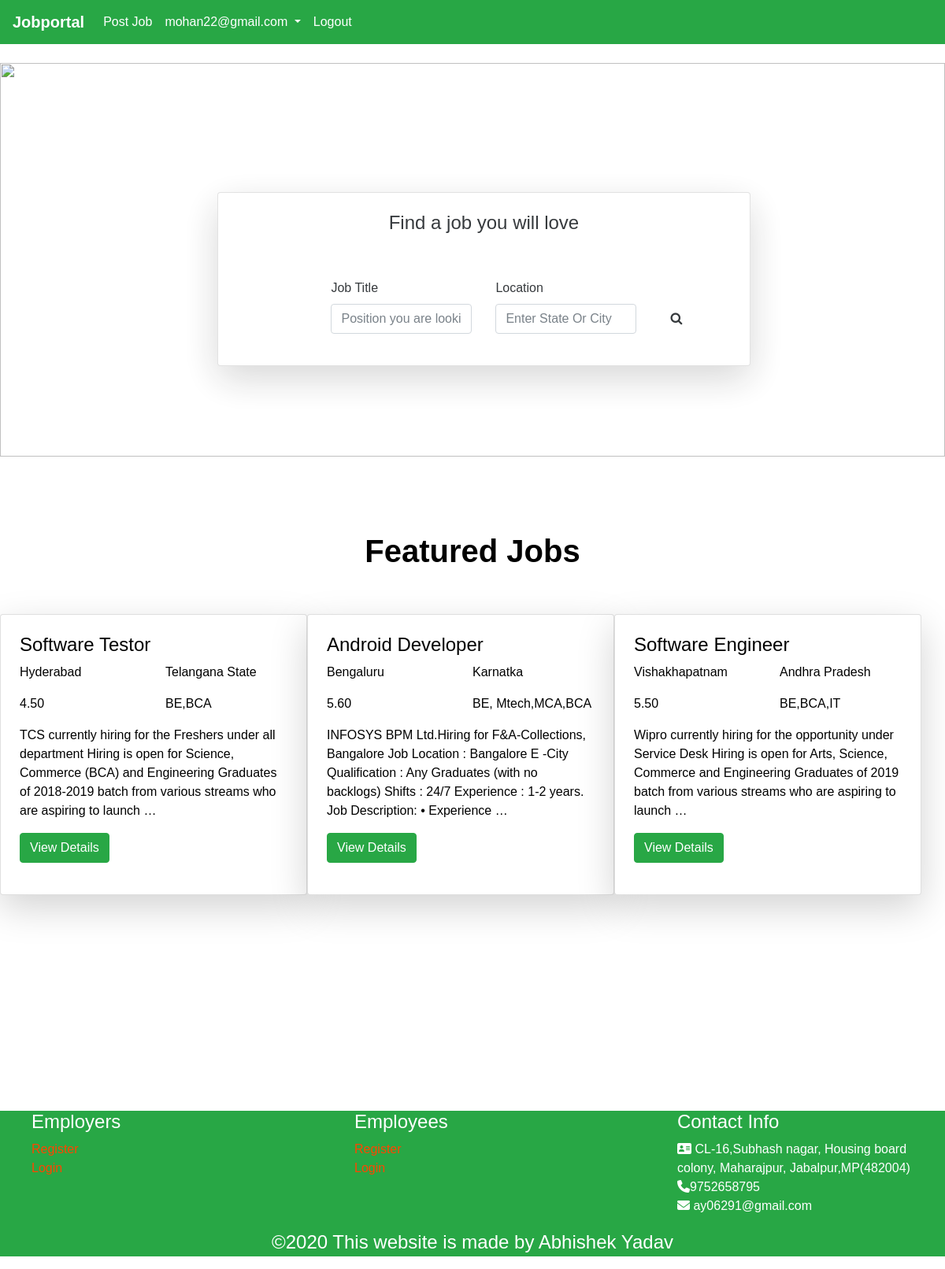
The app's page / (signed in) with its own data.
### Webapp/models.py (models this page shows, shortened)
class Job_Postings(models.Model):
    companyname = models.CharField(max_length=30)
    country = models.CharField(max_length=30)
    pincode = models.IntegerField()
    city = models.CharField(max_length=20)
    state = models.CharField(max_length=30)
    address = models.CharField(max_length=40)
    vacancyname = models.CharField(max_length=90)
    vacancytype = models.CharField(max_length=100)
    salary = models.DecimalField(max_digits=10,decimal_places=2)
    qualification = models.CharField(max_length=15)
    aboutjob = models.TextField(max_length=220)
    postedby = models.CharField(max_length=30)
    vacancy =  models.CharField(max_length=40)

### Webapp/views.py (the view)
# urls.py: path('',views.ViewJobs),
def ViewJobs(request):
   show = Job_Postings.objects.all()
   context = {'show':show}
   return render(request, 'MyApp/home.html', context)

### template/MyApp/home.html (shortened to what this page needs)
<!DOCTYPE html>
{% extends 'MyApp/base.html' %}
{% block body_block %}
<div class="image" style="position:relative;">
</div>
<div class="card shadow-lg p-4 mb-4" style="opacity:0.9;position:absolute;margin-top:-28%;margin-left:23%">
  <section class="job-form-section job-form-section--compressed" >
        <div class="container">
            <center>  <h4 class="heading">Find a <span class="accent">job </span> you will <span class="accent">love</span></h4></center><br><br>
            <form action="/searchjob/" method="post"  >
                <div class="controls">
                    <div class="row align-items-end">
                        <div class="col-sm-5 col-lg-4 form-group">
                            <label for="profession">Job Title</label>
                            <input type="text" id="position" name="position"
                                   placeholder="Position you are looking for" class="form-control">
                        </div>
                        <div class="col-sm-5 col-lg-4 form-group">
                            <label for="location">Location</label>
                            <input type="text" id="location" name="location" placeholder="Enter State Or City"
                                   value="" class="form-control">
                        </div>
                        <div class="col-sm-1 col-lg-2 form-group">
                            <button type="submit" name="name"
                                    class="btn btn-outline-white-primary job-main-form__button">
                                <i class="fa fa-search"></i>
                            </button>
                        </div>
                    </div>
                </div>
            </form>
        </div>
    </section>
</div>
<br><br><br><br>
<font color="Black">
	<h1 align="center" class="font-weight-bold" color>Featured Jobs</h1>
        <br>
        <br>
    <div class="row col-sm-12" >
{% for x in show %}
    <div class="col-sm-4 card shadow-lg p-4 mb-4">
        <div class="row">
            <div class="col-sm-12">
                <h4>{{ x.vacancyname }}</h4>
            </div>
        </div>
    <div class="row">
        <div class="col-sm-6">
            <p>{{ x.city }}</p>
        </div>
        <div class="col-sm-6">
            <p>{{ x.state }}</p>
        </div>
    </div>
    <div class="row">
        <div class="col-sm-6">
            <p>{{ x.salary }}</p>
        </div>
        <div class="col-sm-6">
            <p>{{ x.qualification }}</p>
        </div>
    </div>
        <div class="row">
        <div class="col-sm-12">
            <p>{{ x.aboutjob|truncatewords:30 }}</p>
        </div>
        </div>
    <form method="post" action="/jobdetail/">
        <div class="form-group">
            <input type="submit" name="job_details" value="View Details" class="btn btn-success">
        </div>
    </form>
    </div>
{% endfor %}
    </div>
</font>
{% endblock %}

### records on screen
Job_Postings: vacancyname "Software Testor", city "Hyderabad", state "Telangana State", salary "4.50", qualification "BE,BCA", aboutjob "TCS currently hiring for the Freshers under all department Hiring is open for Science, Commerce (BCA) and Engineering Graduates of 2018-2019 batch from various streams who are aspiring to launch …"
Job_Postings: vacancyname "Android Developer", city "Bengaluru", state "Karnatka", salary "5.60", qualification "BE, Mtech,MCA,BCA", aboutjob "INFOSYS BPM Ltd.Hiring for F&A-Collections, Bangalore Job Location : Bangalore E -City Qualification : Any Graduates (with no backlogs) Shifts : 24/7 Experience : 1-2 years. Job Description: • Experience …"
Job_Postings: vacancyname "Software Engineer", city "Vishakhapatnam", state "Andhra Pradesh", salary "5.50", qualification "BE,BCA,IT", aboutjob "Wipro currently hiring for the opportunity under Service Desk Hiring is open for Arts, Science, Commerce and Engineering Graduates of 2019 batch from various streams who are aspiring to launch …"

### other values on screen
{{ request.session.useremail }} "mohan22@gmail.com"
